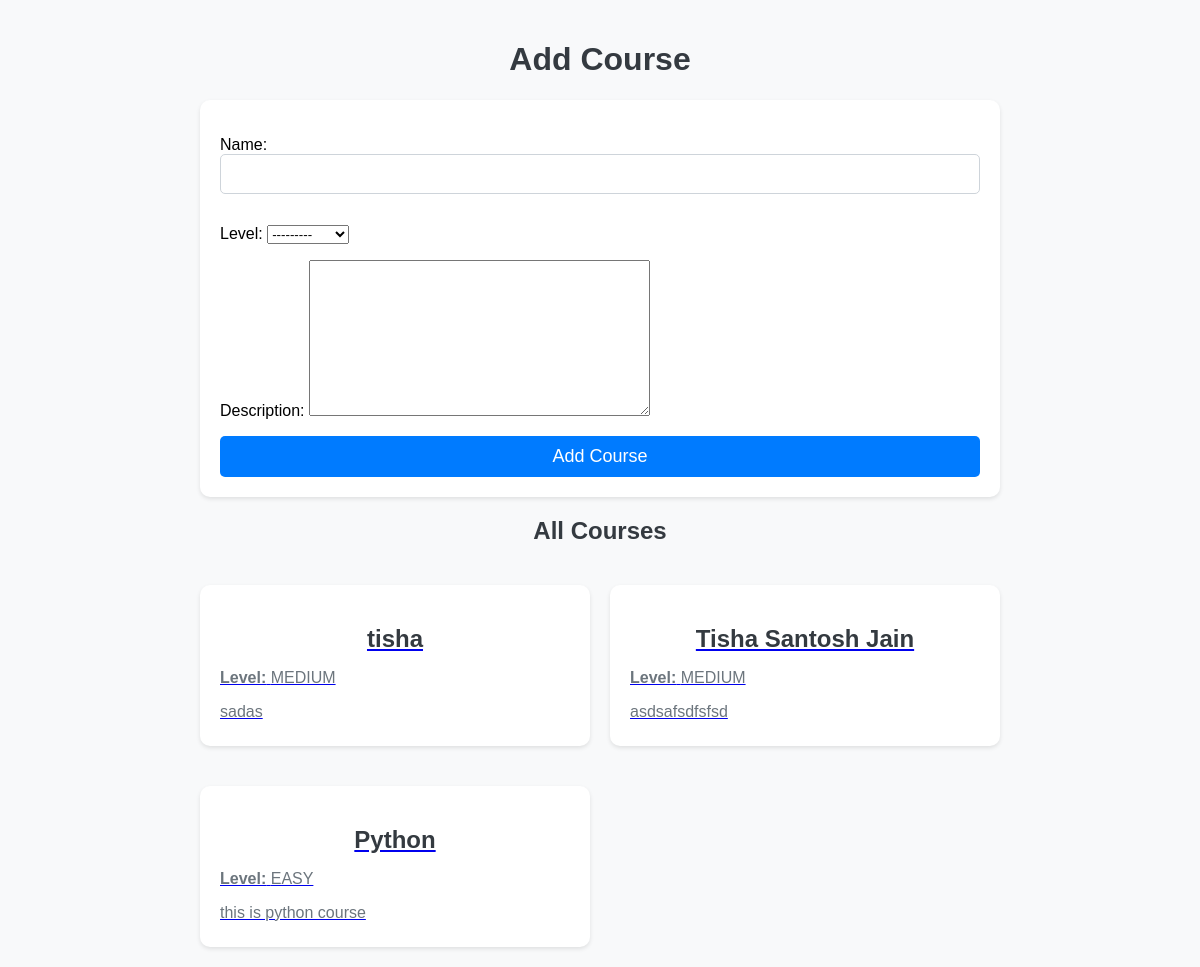
Screenshot of /add-course/ (signed in) with the database file from the repository.
### myapp/models.py (models this page shows, shortened)
class Course(models.Model):
    LEVEL_CHOICES = [
        ('EASY', 'Easy'),
        ('MEDIUM', 'Medium'),
        ('ADVANCED', 'Advanced'),
    ]
    name = models.CharField(max_length=100)
    level = models.CharField(max_length=20, choices=LEVEL_CHOICES)
    description = models.TextField()

### myapp/views.py (the view)
# urls.py: path('add-course/', views.add_course, name='add_course'),
@login_required
def add_course(request):
    if request.method == 'POST':
        form = CourseForm(request.POST)
        if form.is_valid():
            form.save()
            return redirect('add_course')
    else:
        form = CourseForm()
    courses = Course.objects.all()
    return render(request, 'add_course.html', {'form': form, 'courses': courses})

### myapp/forms.py
class CourseForm(forms.ModelForm):
    class Meta:
        model = Course
        fields = ['name', 'level', 'description']

### myapp/templates/add_course.html (shortened to what this page needs)
<!DOCTYPE html>
<html lang="en">
<head>
</head>
<body>
    <div class="container">
        <h1>Add Course</h1>
        <form method="post" enctype="multipart/form-data">
            {{ form.as_p }}
            <button type="submit">Add Course</button>
        </form>
        <h2>All Courses</h2>
        <div class="course-list">
            {% for course in courses %}
                <a href="{% url 'schedule_lecture' course.id %}">
                    <div class="course-card">
                        <h2>{{ course.name }}</h2>
                        <p><strong>Level:</strong> {{ course.level }}</p>
                        <p>{{ course.description }}</p>
                    </div>
                </a>
            {% empty %}
                <p class="empty-state">No courses available</p>
            {% endfor %}
        </div>
    </div>
</body>
</html>

### myapp/templates/add_course.html (style rules this page uses)
body { font-family: Arial, sans-serif; background-color: #f8f9fa; margin: 0; padding: 0; }
.container { max-width: 800px; margin: 0 auto; padding: 20px; }
h1, h2 { text-align: center; color: #343a40; }
form { background-color: #ffffff; border-radius: 10px; padding: 20px; box-shadow: 0 2px 4px rgba(0, 0, 0, 0.1); }
form input[type="text"], form input[type="file"] { width: 100%; padding: 10px; margin-bottom: 15px; border: 1px solid #ced4da; border-radius: 5px; box-sizing: border-box; font-size: 16px; }
form button[type="submit"] { width: 100%; padding: 10px; background-color: #007bff; color: #ffffff; border: none; border-radius: 5px; cursor: pointer; font-size: 18px; transition: background-color 0.3s ease; }
.course-card { background-color: #ffffff; border-radius: 10px; padding: 20px; margin-top: 20px; box-shadow: 0 2px 4px rgba(0, 0, 0, 0.1); cursor: pointer; }
.course-card h2 { margin-bottom: 10px; color: #343a40; }
.course-card p { margin-bottom: 5px; font-size: 16px; color: #6c757d; }
.course-list { display: grid; grid-template-columns: repeat(auto-fill, minmax(300px, 1fr)); gap: 20px; }

### rows the page displays
Course: name "tisha", level "MEDIUM", description "sadas"
Course: name "Tisha Santosh Jain", level "MEDIUM", description "asdsafsdfsfsd"
Course: name "Python", level "EASY", description "this is python course"
